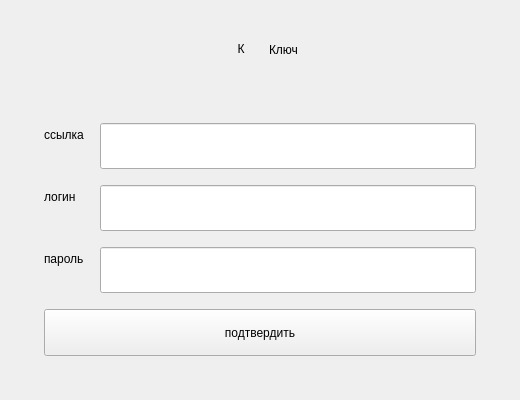
   <widget class="QDialog" name="addEntryDialog">
    <property name="geometry">
     <rect>
      <x>0</x>
      <y>0</y>
      <width>520</width>
      <height>400</height>
     </rect>
    </property>
    <property name="minimumSize">
     <size>
      <width>420</width>
      <height>380</height>
     </size>
    </property>
    <property name="windowTitle">
     <string>Новая запись</string>
    </property>
    <property name="visible">
     <bool>false</bool>
    </property>
    <layout class="QVBoxLayout" name="addEntryDialogLayout">
     <property name="spacing">
      <number>20</number>
     </property>
     <property name="leftMargin">
      <number>20</number>
     </property>
     <property name="topMargin">
      <number>20</number>
     </property>
     <property name="rightMargin">
      <number>20</number>
     </property>
     <property name="bottomMargin">
      <number>20</number>
     </property>
     <item>
      <layout class="QHBoxLayout" name="addEntryBrandLayout">
       <property name="spacing">
        <number>10</number>
       </property>
       <property name="leftMargin">
        <number>0</number>
       </property>
       <property name="topMargin">
        <number>0</number>
       </property>
       <property name="rightMargin">
        <number>0</number>
       </property>
       <property name="bottomMargin">
        <number>0</number>
       </property>
       <item>
        <spacer name="addEntryBrandLeftSpacer">
         <property name="orientation">
          <enum>Qt::Horizontal</enum>
         </property>
         <property name="sizeType">
          <enum>QSizePolicy::Expanding</enum>
         </property>
         <property name="sizeHint" stdset="0">
          <size>
           <width>0</width>
           <height>0</height>
          </size>
         </property>
        </spacer>
       </item>
       <item>
        <widget class="QLabel" name="addEntryBrandMark">
         <property name="minimumSize">
          <size>
           <width>36</width>
           <height>36</height>
          </size>
         </property>
         <property name="maximumSize">
          <size>
           <width>36</width>
           <height>36</height>
          </size>
         </property>
         <property name="text">
          <string>К</string>
         </property>
         <property name="alignment">
          <set>Qt::AlignCenter</set>
         </property>
        </widget>
       </item>
       <item>
        <widget class="QLabel" name="addEntryBrandName">
         <property name="text">
          <string>Ключ</string>
         </property>
        </widget>
       </item>
       <item>
        <spacer name="addEntryBrandRightSpacer">
         <property name="orientation">
          <enum>Qt::Horizontal</enum>
         </property>
         <property name="sizeType">
          <enum>QSizePolicy::Expanding</enum>
         </property>
         <property name="sizeHint" stdset="0">
          <size>
           <width>0</width>
           <height>0</height>
          </size>
         </property>
        </spacer>
       </item>
      </layout>
     </item>
     <item>
      <widget class="QFrame" name="addEntryCard">
       <property name="frameShape">
        <enum>QFrame::NoFrame</enum>
       </property>
       <layout class="QFormLayout" name="addEntryFormLayout">
        <property name="horizontalSpacing">
         <number>16</number>
        </property>
        <property name="verticalSpacing">
         <number>16</number>
        </property>
        <property name="leftMargin">
         <number>24</number>
        </property>
        <property name="topMargin">
         <number>24</number>
        </property>
        <property name="rightMargin">
         <number>24</number>
        </property>
        <property name="bottomMargin">
         <number>24</number>
        </property>
        <property name="fieldGrowthPolicy">
         <enum>QFormLayout::AllNonFixedFieldsGrow</enum>
        </property>
        <property name="labelAlignment">
         <set>Qt::AlignLeft|Qt::AlignVCenter</set>
        </property>
        <property name="formAlignment">
         <set>Qt::AlignVCenter</set>
        </property>
        <item row="0" column="0">
         <widget class="QLabel" name="entryUrlLabel">
          <property name="text">
           <string>ссылка</string>
          </property>
          <property name="buddy">
           <cstring>entryUrlEdit</cstring>
          </property>
         </widget>
        </item>
        <item row="0" column="1">
         <widget class="QLineEdit" name="entryUrlEdit">
          <property name="minimumSize">
           <size>
            <width>180</width>
            <height>46</height>
           </size>
          </property>
          <property name="accessibleName">
           <string>ссылка</string>
          </property>
         </widget>
        </item>
        <item row="1" column="0">
         <widget class="QLabel" name="entryLoginLabel">
          <property name="text">
           <string>логин</string>
          </property>
          <property name="buddy">
           <cstring>entryLoginEdit</cstring>
          </property>
         </widget>
        </item>
        <item row="1" column="1">
         <widget class="QLineEdit" name="entryLoginEdit">
          <property name="minimumSize">
           <size>
            <width>180</width>
            <height>46</height>
           </size>
          </property>
          <property name="accessibleName">
           <string>логин</string>
          </property>
         </widget>
        </item>
        <item row="2" column="0">
         <widget class="QLabel" name="entryPasswordLabel">
          <property name="text">
           <string>пароль</string>
          </property>
          <property name="buddy">
           <cstring>entryPasswordEdit</cstring>
          </property>
         </widget>
        </item>
        <item row="2" column="1">
         <widget class="QLineEdit" name="entryPasswordEdit">
          <property name="minimumSize">
           <size>
            <width>180</width>
            <height>46</height>
           </size>
          </property>
          <property name="accessibleName">
           <string>пароль</string>
          </property>
          <property name="echoMode">
           <enum>QLineEdit::Password</enum>
          </property>
         </widget>
        </item>
        <item row="3" column="0" colspan="2">
         <widget class="QPushButton" name="confirmEntryButton">
          <property name="minimumSize">
           <size>
            <width>0</width>
            <height>47</height>
           </size>
          </property>
          <property name="maximumSize">
           <size>
            <width>16777215</width>
            <height>47</height>
           </size>
          </property>
          <property name="cursor">
           <cursorShape>PointingHandCursor</cursorShape>
          </property>
          <property name="text">
           <string>подтвердить</string>
          </property>
          <property name="accessibleName">
           <string>подтвердить</string>
          </property>
          <property name="autoDefault">
           <bool>false</bool>
          </property>
         </widget>
        </item>
       </layout>
      </widget>
     </item>
    </layout>
   </widget>
